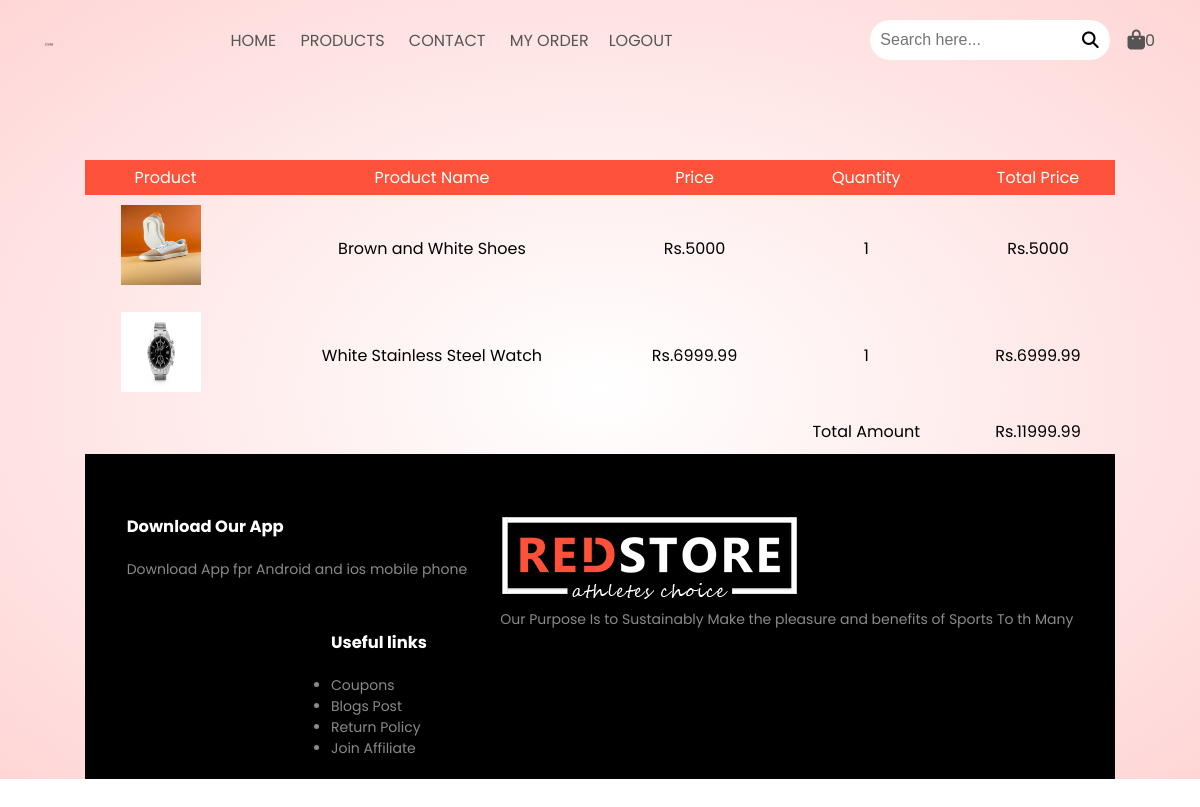
The page /Project/user/my_order_details.php?order_id=27 (signed in) on the database its author committed.
### tables this page shows
CREATE TABLE `order_details` (
  `id` int(11) NOT NULL,
  `order_id` int(11) NOT NULL,
  `product_id` int(11) NOT NULL,
  `quantity` int(11) NOT NULL,
  `price` float NOT NULL
);

CREATE TABLE `products` (
  `product_id` int(11) NOT NULL,
  `brand_id` int(11) NOT NULL,
  `category_id` int(11) NOT NULL,
  `product_name` varchar(255) NOT NULL,
  `price` float NOT NULL,
  `quantity` int(11) NOT NULL,
  `image` varchar(255) NOT NULL,
  `status` int(11) NOT NULL,
  `short_desc` text NOT NULL,
  `description` text NOT NULL
);

### Project/user/functions.php (called while the page is built, shortened)
<?php
function get_safe_value($con, $str)
{
    if($str!='')
    {
        $str = trim($str);
        return mysqli_real_escape_string($con, $str);
    }
}
?>

### Project/user/my_order_details.php (the view, shortened to what this page needs)
<?php
require('header.php');
require('connection.php');
require('functions.php');
	?>
	<?php
$order_id=get_safe_value($con, $_GET['order_id']);
?>
<div class="small-conatiner cart-page">
    <table>
        <thead>
            <tr>
                <th class="product-thumbnail">Product</th>
                <th class="product-name">Product Name</th>
                <th class="product-price">Price</th>
                <th class="product-quantity">Quantity</th>
                <th class="product-subtotal">Total Price</th>
            </tr>
        </thead>
        <tbody>
			<?php
            $total_amount = 0;
            $email=$_SESSION['user_email'];
            $res = mysqli_query($con, "select * from account where email = '$email'");
            $row = mysqli_fetch_assoc($res);
            $user_id = $row['id'];
            $res = mysqli_query($con, "select distinct(od.id), od.*, p.product_name, p.image from order_details od, products p, orders o where od.order_id = '$order_id' and o.user_id = '$user_id' and od.product_id = p.product_id");
            while($row = mysqli_fetch_assoc($res)){
                $total_amount=$total_amount+($row['quantity']*$row['price']);?>
			<tr>
                <td><a href="#"><img src="../images/<?php echo $row['image']?>"/></a></td>
				<td><?php echo $row['product_name']?></td>
				<td><?php echo 'Rs.'.$row['price']?></td>
				<td><?php echo $row['quantity']?></td>
				<td><?php echo 'Rs.'.$row['quantity']*$row['price']?></td>
			</tr>
			<?php }?>
            <tr>
				<td colspan="3"></td>
				<td>Total Amount</td>
				<td><?php echo 'Rs.'.$total_amount?></td>
            </tr>
        </tbody>
    </table>
<?php
require('footer.php');
?>

### Project/style.css (style rules this page uses)
a { text-decoration: none; color: #555; }
.small-conatiner { max-width: 67.5rem; margin: auto; padding-left: 1.5625rem; padding-right: 1.5625rem; }
.cart-page { margin: 5rem auto; }
table { width:100%; border-collapse: collapse; }
th { text-align: center; padding: 0.3125rem; color: #fff; background: #ff523b; font-weight: normal; }
td { text-align: center; padding: 0.625rem 0.3125rem; }
td a { color: #ff523b; font-size: 0.75rem; }
td img { width: 5rem; height: 5rem; margin-right: 0.625rem; }

### rows shown on the page
order_details: product.image (picture), product.product_name "Brown and White Shoes", price "5000", quantity "1", $row['quantity']*$row['price'] "5000"
order_details: product.image (picture), product.product_name "White Stainless Steel Watch", price "6999.99", quantity "1", $row['quantity']*$row['price'] "6999.99"

### other values the page prints
$totalProduct "0"
$total_amount "11999.99"
